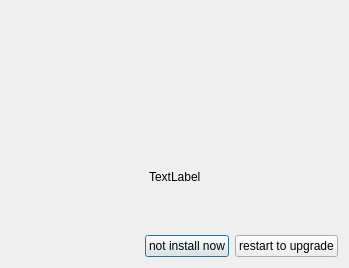
<?xml version="1.0" encoding="UTF-8"?>
<ui version="4.0">
 <class>RestartToUpgradeDlg</class>
 <widget class="QDialog" name="RestartToUpgradeDlg">
  <property name="geometry">
   <rect>
    <x>0</x>
    <y>0</y>
    <width>349</width>
    <height>268</height>
   </rect>
  </property>
  <property name="windowTitle">
   <string>Dialog</string>
  </property>
  <layout class="QVBoxLayout" name="verticalLayout">
   <item>
    <layout class="QHBoxLayout" name="horizontalLayout_2">
     <item>
      <spacer name="horizontalSpacer_2">
       <property name="orientation">
        <enum>Qt::Horizontal</enum>
       </property>
       <property name="sizeHint" stdset="0">
        <size>
         <width>40</width>
         <height>20</height>
        </size>
       </property>
      </spacer>
     </item>
     <item>
      <widget class="QLabel" name="iconLabel">
       <property name="minimumSize">
        <size>
         <width>108</width>
         <height>108</height>
        </size>
       </property>
       <property name="maximumSize">
        <size>
         <width>108</width>
         <height>108</height>
        </size>
       </property>
       <property name="text">
        <string/>
       </property>
      </widget>
     </item>
     <item>
      <spacer name="horizontalSpacer_3">
       <property name="orientation">
        <enum>Qt::Horizontal</enum>
       </property>
       <property name="sizeHint" stdset="0">
        <size>
         <width>40</width>
         <height>20</height>
        </size>
       </property>
      </spacer>
     </item>
    </layout>
   </item>
   <item>
    <layout class="QHBoxLayout" name="horizontalLayout_3">
     <item>
      <spacer name="horizontalSpacer_4">
       <property name="orientation">
        <enum>Qt::Horizontal</enum>
       </property>
       <property name="sizeHint" stdset="0">
        <size>
         <width>40</width>
         <height>20</height>
        </size>
       </property>
      </spacer>
     </item>
     <item>
      <widget class="QLabel" name="noticeLabel">
       <property name="text">
        <string>TextLabel</string>
       </property>
      </widget>
     </item>
     <item>
      <spacer name="horizontalSpacer_5">
       <property name="orientation">
        <enum>Qt::Horizontal</enum>
       </property>
       <property name="sizeHint" stdset="0">
        <size>
         <width>40</width>
         <height>20</height>
        </size>
       </property>
      </spacer>
     </item>
    </layout>
   </item>
   <item>
    <layout class="QHBoxLayout" name="horizontalLayout">
     <item>
      <spacer name="horizontalSpacer">
       <property name="orientation">
        <enum>Qt::Horizontal</enum>
       </property>
       <property name="sizeHint" stdset="0">
        <size>
         <width>40</width>
         <height>20</height>
        </size>
       </property>
      </spacer>
     </item>
     <item>
      <widget class="QPushButton" name="cancelBtn">
       <property name="text">
        <string>not install now</string>
       </property>
      </widget>
     </item>
     <item>
      <widget class="QPushButton" name="restartBtn">
       <property name="text">
        <string>restart to upgrade</string>
       </property>
      </widget>
     </item>
    </layout>
   </item>
  </layout>
 </widget>
 <resources/>
 <connections/>
</ui>
